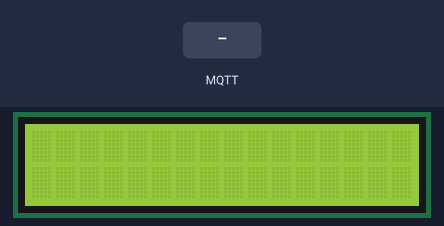
Bench run of a sketch on a simulated ESP32. On the bench: 16×2 character LCD. The inputs (shaded band) are chosen by the test bench. WiFi joins after 1.5 s; servers stay silent unless stated; no MQTT or app messages arrive unless stated; what the sketch prints to the serial monitor is not drawn.

Above: at 3.2 s.
3.3 s: MQTT message "1" arrives on the first subscribed topic
At 4.4 s:
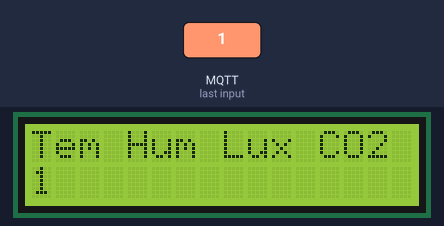
4.8 s: MQTT message "on" arrives on the first subscribed topic
At 5.6 s:
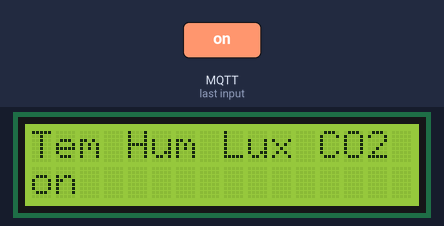
6.3 s: MQTT message "off" arrives on the first subscribed topic
At 6.8 s:
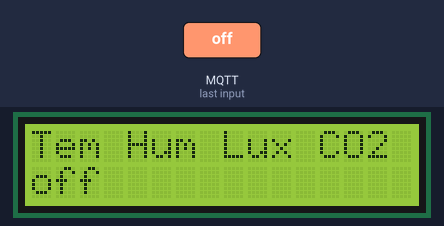
Timing chart, 0 to 9.3 s (numbered marks = the images above; inputs shaded):
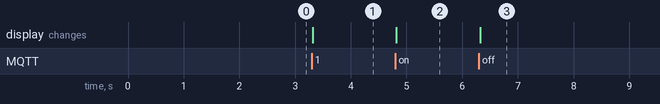

Measured:
- after the input at 3.3 s, the display: changes at once (image 1)
- after the input at 4.8 s, the display: changes at once (image 2)
- after the input at 6.3 s, the display: changes at once (image 3)

The sketch:

led2.ino
```cpp
#include <WiFi.h>
#include <PubSubClient.h>
#include <LiquidCrystal_I2C.h>

#define ssid "GIA LINh T1"
#define password "25112007"
#define mqttServer "broker.mqttdashboard.com"
#define mqttPort 1883
#define mqttUser "thuy"
#define mqttPassword "123456"
#define mqttTopic "sensorData"

WiFiClient espClient;
PubSubClient client(espClient);

// Set the LCD address to 0x27 for a 16 chars and 2 line display
LiquidCrystal_I2C lcd(0x27, 16, 2);

void setup_wifi() {
  WiFi.begin(ssid, password);
  while (WiFi.status() != WL_CONNECTED) {
    delay(1000);
    Serial.println("Connecting to WiFi...");
  }
  Serial.println("Connected to WiFi");
}

void callback(String topic, byte* payload, unsigned int length) {
  Serial.println("Message arrived in topic: " + String(topic));

  // Handle received message here
  // Convert payload to string if necessary
  String message;
  for (int i = 0; i < length; i++) {
    message += (char)payload[i];
  }

  // Display received message on LCD
  lcd.clear();
  lcd.setCursor(0,0);
  lcd.print("Tem Hum Lux CO2");
  lcd.setCursor(0, 1);
  lcd.print(message);
}

void reconnect() {
  while (!client.connected()) {
    Serial.println("Attempting MQTT connection...");
    if (client.connect("ESP32Client", mqttUser, mqttPassword)) {
      Serial.println("Connected to MQTT broker");
      client.subscribe(mqttTopic);
    } else {
      Serial.print("Failed, rc=");
      Serial.print(client.state());
      Serial.println(" Trying again in 5 seconds");
      delay(5000);
    }
  }
}

void setup() {
  Serial.begin(115200);

  lcd.init();
  lcd.backlight();

  setup_wifi();
  client.setServer(mqttServer, mqttPort);
  client.setCallback(callback);
}

void loop() {
  if (!client.connected()) {
    reconnect();
  }
  client.loop();
}
```
